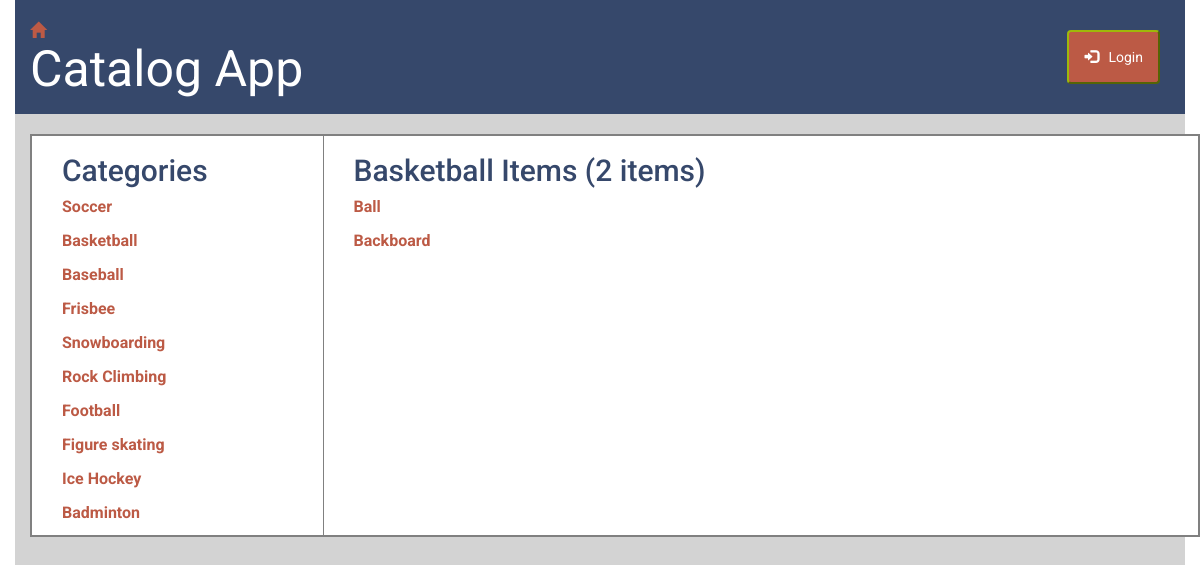
The app's page /catalog/Basketball/items with its own data.
### database_setup.py (models this page shows, shortened)
class Game(Base):
    __tablename__ = "game"
    name = Column(String(80), nullable=False)
    id = Column(Integer, primary_key=True)
    user_id = Column(Integer, ForeignKey('user.id'))
    user = relationship(User)
    __table_args__ = (UniqueConstraint('name'),
                      )

class GameItem(Base):
    __tablename__ = "gameitem"
    name = Column(String(80), nullable=False)
    id = Column(Integer, primary_key=True)
    description = Column(String(250))
    game_id = Column(Integer, ForeignKey('game.id'))
    game = relationship(Game)
    user_id = Column(Integer, ForeignKey('user.id'))
    user = relationship(User)
    __table_args__ = (UniqueConstraint('name', 'game_id',
                      name='_game_item_uc'),
                      )

### models/gameitems.py (the view)
@itemspage.route('/catalog/<game_name>/items')
@check_game
def gameItems(game_name):
    if 'username' not in login_session:
        games = session.query(Game).all()
        selected_game = session.query(Game).filter_by(name=game_name).first()
        game_items = session.query(GameItem).filter_by(
            game_id=selected_game.id).all()
        return render_template('publicgameitems.html', all_games=games,
                               items=game_items)
    else:
        return redirect(url_for('itemspage.gameItemsLoggedin',
                                game_name=game_name))

### templates/publicgameitems.html (shortened to what this page needs)
{% extends "main.html" %}
{% block content %}
{% include "header.html" %}
<main class="container-fluid fill">
	<div class="container catalog margin-top">
		<div class="row">
			<aside class="border-right padding-left col-md-3">
				<h2> Categories </h2>
				{% for i in all_games %}
				<div class="games margin-bottom">
				<a href="{{ url_for('itemspage.gameItems', game_name = i.name)}}"> {{i.name}} </a>
				</div>
				{% endfor %}
			</aside>
			<section class="padding-left col-md-9">
				<h2> {{items[0].game.name}} Items ({{ items|length }} items)</h2>
				{% for i in items %}
					<div class="margin-bottom">
						<a href="{{ url_for('descpage.itemDesc', item_name=i.name, game_name=i.game.name) }}">{{i.name}}</a>
					</div>
				{% endfor %}
			</section>
		</div>
	</div>
</main>
{% endblock %}

### static/style.css (style rules this page uses)
* { font-family: "Helvetica Neue Bold", Roboto, Helvetica, Arial, sans-serif; font-weight: 700; }
body { height: 100%; width: 100%; position: absolute; }
h2 { font-size: 30px; color: #36486b; line-height: 29px; }
a { font-size: 16px; color: #bc5a45; line-height: 24px; padding-bottom: 20px; }
.container-fluid { height: inherit; }
.fill { background-color: #D3D3D3; }
.catalog { border: 2px solid grey; background-color: #FFFFFF; }
.border-right { border-right: 1px solid grey; }
.padding-left { padding-left: 30px; }
.margin-bottom { margin-bottom: 10px; }
.margin-top { margin-top: 20px; }

### records on screen
Game: name "Soccer"
Game: name "Basketball"
Game: name "Baseball"
Game: name "Frisbee"
Game: name "Snowboarding"
Game: name "Rock Climbing"
Game: name "Football"
Game: name "Figure skating"
Game: name "Ice Hockey"
Game: name "Badminton"
GameItem: name "Ball"
GameItem: name "Backboard"

### other values on screen
{{ items|length }} "2"
